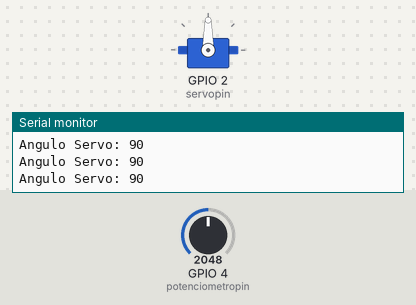
A sketch run on a simulated ESP32. On the bench: servo, the last lines printed to the serial monitor. The test bench sets the inputs (shaded band); at power-on: GPIO 4 (potenciometropin) = 2048.

Above: at 1.2 s.
1.3 s: GPIO 4 (potenciometropin) set to 2866
At 2.0 s:
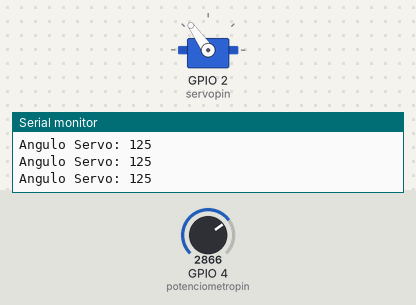
2.8 s: GPIO 4 (potenciometropin) set to 3603
At 4.0 s:
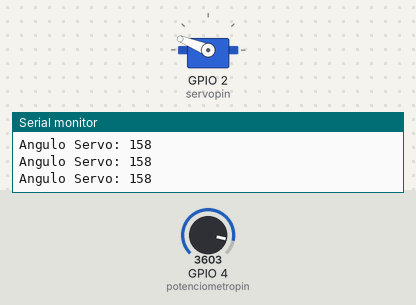
4.3 s: GPIO 4 (potenciometropin) set to 4095
At 5.5 s:
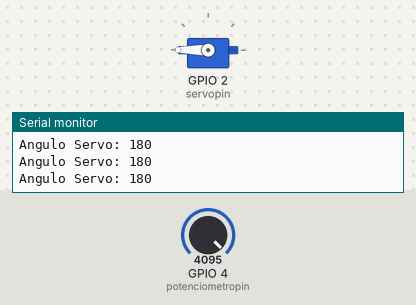
5.8 s: GPIO 4 (potenciometropin) set to 1228
At 6.5 s:
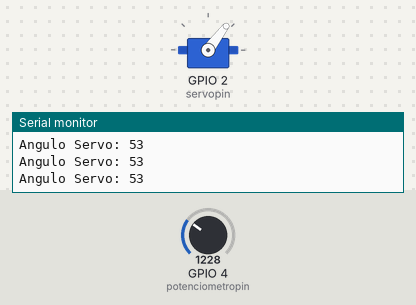
7.3 s: GPIO 4 (potenciometropin) set to 491
At 8.5 s:
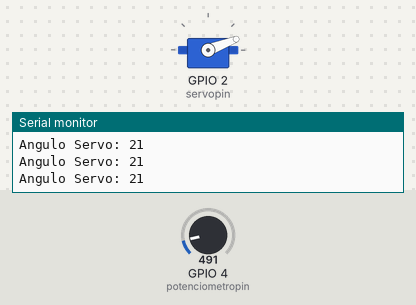
8.8 s: GPIO 4 (potenciometropin) set to 0
At 10.1 s:
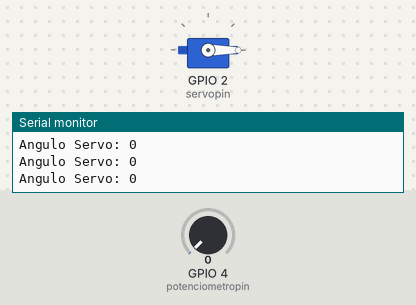
Timing chart, 0 to 11.3 s (numbered marks = the images above; inputs shaded):
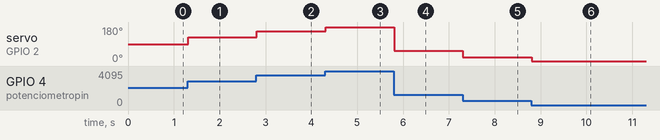

The sketch:

sketch.ino
```cpp
// Alexandre Augusto Novarino Britto - 14754672
// Eduardo Magaldi Magno - 15448780
// Raphael Parra - 15554782

#include <ESP32Servo.h>

// Pinos de sinal
#define servopin  2
#define potenciometropin  4

// Inicializa o objeto Servo
Servo servo;

// Posição inicial
int pos = 0;

void setup() {
  Serial.begin(115200);
  ESP32PWM::allocateTimer(0);
	ESP32PWM::allocateTimer(1);
	ESP32PWM::allocateTimer(2);
	ESP32PWM::allocateTimer(3);
  servo.setPeriodHertz(50);
  servo.attach(servopin, 500, 2400);
  pinMode(potenciometropin, INPUT);
}

void loop() {
  int potenciometro = analogRead(potenciometropin);

  pos = map(potenciometro, 0, 4095, 0, 180); // Regra de três para determinar o valor do dutycycle do PWM.

  servo.write(pos);
  delay(15);
  Serial.print("Angulo Servo: ");
  Serial.println(pos);
}
```

Measured:
- after the input at 1.3 s, servo on GPIO 2 (servopin): 90° → 125° at once
- after the input at 2.8 s, servo on GPIO 2 (servopin): 125° → 158° at once
- after the input at 4.3 s, servo on GPIO 2 (servopin): 158° → 180° at once
- after the input at 5.8 s, servo on GPIO 2 (servopin): 180° → 53° at once
- after the input at 7.3 s, servo on GPIO 2 (servopin): 53° → 21° at once
- after the input at 8.8 s, servo on GPIO 2 (servopin): 21° → 0° at once
